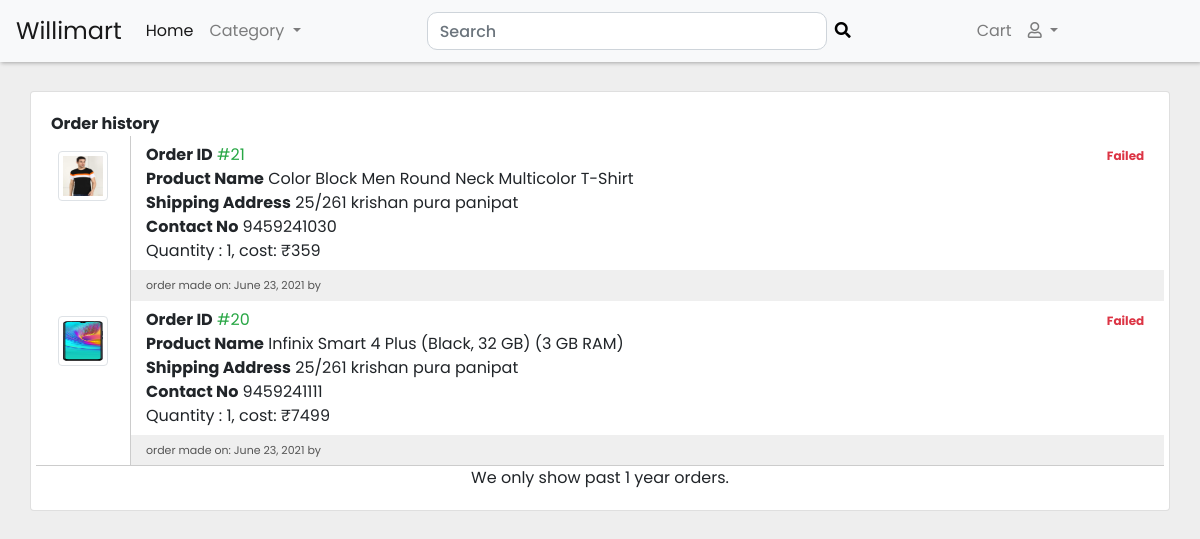
The app's page /order (signed in), older data.
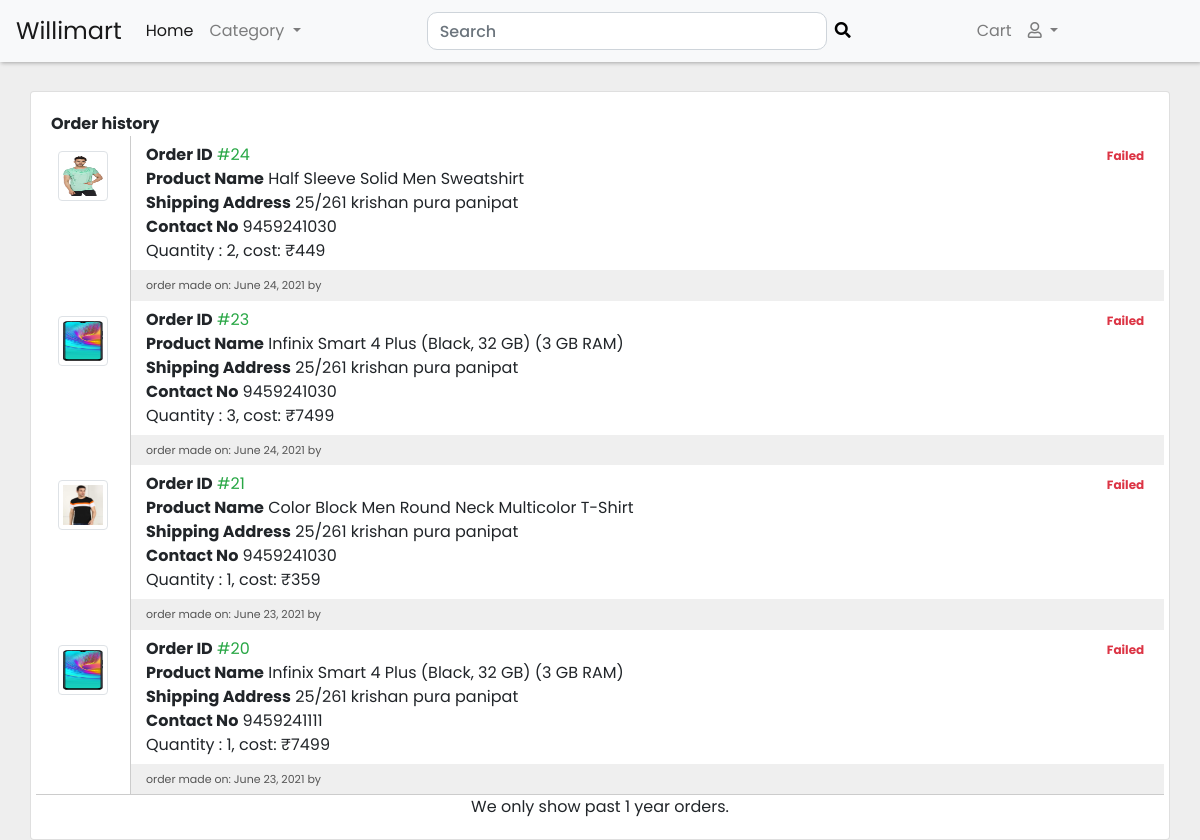
The same page, newer data.
### store/models.py (models this page shows, shortened)
class Order(models.Model):
    product = models.ForeignKey(Product, on_delete=models.CASCADE)
    customer = models.CharField(max_length=50)
    quantity = models.IntegerField(default=1)
    price = models.IntegerField()
    address = models.CharField(max_length=200)
    phone = models.CharField(max_length=15)
    date = models.DateField(default=datetime.datetime.today)
    status = models.BooleanField(default=False)
    payment_id = models.CharField(max_length=100)

class Product(models.Model):
    name = models.CharField(max_length=100)
    price = models.IntegerField(default=0)
    category = models.ForeignKey(Category, on_delete=models.CASCADE, default=1)
    description = models.TextField(blank=True)
    image = models.ImageField(upload_to="uploads/products/%Y/%m/%d/")

### store/views.py (the view)
# urls.py: path('order', views.order, name="order"),
@login_required(login_url="signin")
def order(request):
    if not request.session.get('cart'):
        request.session['cart'] = {}
    orders = reversed(Order.objects.filter(customer=request.user.email))
    categories = Category.getCategory()
    data = {'categories': categories, 'orders': orders}
    return render(request, "orders/order.html", data)

### store/models.py (called while the page is built)
    @staticmethod
    def getCategory():
        return Category.objects.all()

### templates/orders/order.html (shortened to what this page needs)
{% extends 'base.html' %} {% load static %}  {% block body %} {% load cart %}
<div class="container bootdey">
  <div class="row">
    <div class="col-md-12 block card">
      <div class="panel panel-default panel-order">
        <div class="panel-heading">
          <strong>Order history</strong>
        </div>
        <div class="panel-body">
          <div class="row">
            {% for order in orders %}
            <div class="col-md-1">
              <img
                src="{{order.product.image.url}}"
                class="media-object img-thumbnail"
              />
            </div>
            <div class="col-md-11">
              <div class="row">
                <div class="col-md-12">
                  <div class="pull-right">
                    {% if not order.status %}
                    <label class="badge text-danger">Failed</label>
                    {% else %}
                    <label class="badge text-success">Completed</label>
                    {% endif %}
                  </div>
                  <span><strong>Order ID</strong></span>
                  <span class="label label-info"
                    ><span class="text-success">#{{order.id}}</span></span
                  ><br />
                  <span><strong>Product Name</strong></span>
                  <span class="label label-info">{{order.product.name}}</span
                  ><br />
                  <span><strong>Shipping Address</strong></span>
                  <span class="label label-info">{{order.address}}</span><br />
                  <span><strong>Contact No</strong></span>
                  <span class="label label-info">{{order.phone}}</span><br />
                  Quantity : {{order.quantity}}, cost: &#8377;{{order.price}}
                  <br />
                </div>
                <div class="col-md-12">
                  order made on: {{order.date}} by
                </div>
              </div>
            </div>
            {% endfor %}
          </div>
          <div class="panel-footer text-center">
            We only show past 1 year orders.
          </div>
        </div>
      </div>
    </div>
  </div>
  {% endblock body %}

Row changes from the older to the newer data that the page shows:
added Order: product.image (picture), status "Failed", id "24", product.name "Half Sleeve Solid Men Sweatshirt", address "25/261 krishan pura panipat", phone "9459241030", quantity "2", price "449", date "June 24, 2021"
added Order: product.image (picture), status "Failed", id "23", product.name "Infinix Smart 4 Plus (Black, 32 GB) (3 GB RAM)", address "25/261 krishan pura panipat", phone "9459241030", quantity "3", price "7499", date "June 24, 2021"
